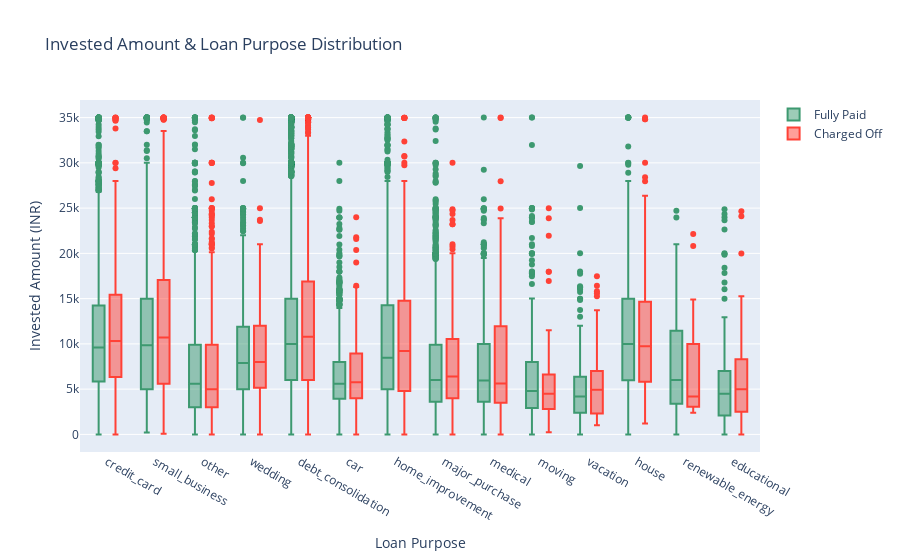

Notebook cell for this chart:
### Code cell
import plotly.offline as py 
import plotly.graph_objs as go # it's like "plt" of matplot
FullyPaid = go.Box(
    y=loan_df_loan_stat[loan_df_loan_stat['loan_status']=='Fully Paid']["funded_amnt_inv"],
    x=loan_df_loan_stat[loan_df_loan_stat['loan_status']=='Fully Paid']["purpose"],
    name='Fully Paid',
    marker=dict(
        color='#3D9970'
    )
)
ChargedOff = go.Box(
    y=loan_df_loan_stat[loan_df_loan_stat['loan_status']=='Charged Off']["funded_amnt_inv"],
    x=loan_df_loan_stat[loan_df_loan_stat['loan_status']=='Charged Off']["purpose"],
    name='Charged Off',
    marker=dict(
        color='#FF4136'
    )
)
data = [FullyPaid, ChargedOff]
layout = go.Layout(
    yaxis=dict(
        title='Invested Amount (INR)',
        zeroline=False
    ),
    xaxis=dict(
        title='Loan Purpose'
    ),
    boxmode='group',
    title='Invested Amount & Loan Purpose Distribution'
)
fig = go.Figure(data=data, layout=layout)

py.iplot(fig, filename='box-purpose')
#debt_consolidation & small_business with high credit amount are more like to default
#Recomendations:
#Reduce higher credit amount to debt_consolidation & small_business

### Figure 1 — Plotly figure (JSON) as saved in the notebook; plotly's stock layout.template omitted (floating-point values rounded to 4 significant figures; data arrays with more than 128 entries replaced by an {"elided": "..."} marker saying what was removed)
{"data": [{"marker": {"color": "#3D9970"}, "name": "Fully Paid", "type": "box", "x": {"elided": "32950 str values"}, "y": {"elided": "32950 float values"}}, {"marker": {"color": "#FF4136"}, "name": "Charged Off", "type": "box", "x": {"elided": "5627 str values"}, "y": {"elided": "5627 float values"}}], "layout": {"boxmode": "group", "title": {"text": "Invested Amount & Loan Purpose Distribution"}, "xaxis": {"title": {"text": "Loan Purpose"}}, "yaxis": {"title": {"text": "Invested Amount (INR)"}, "zeroline": false}}}
